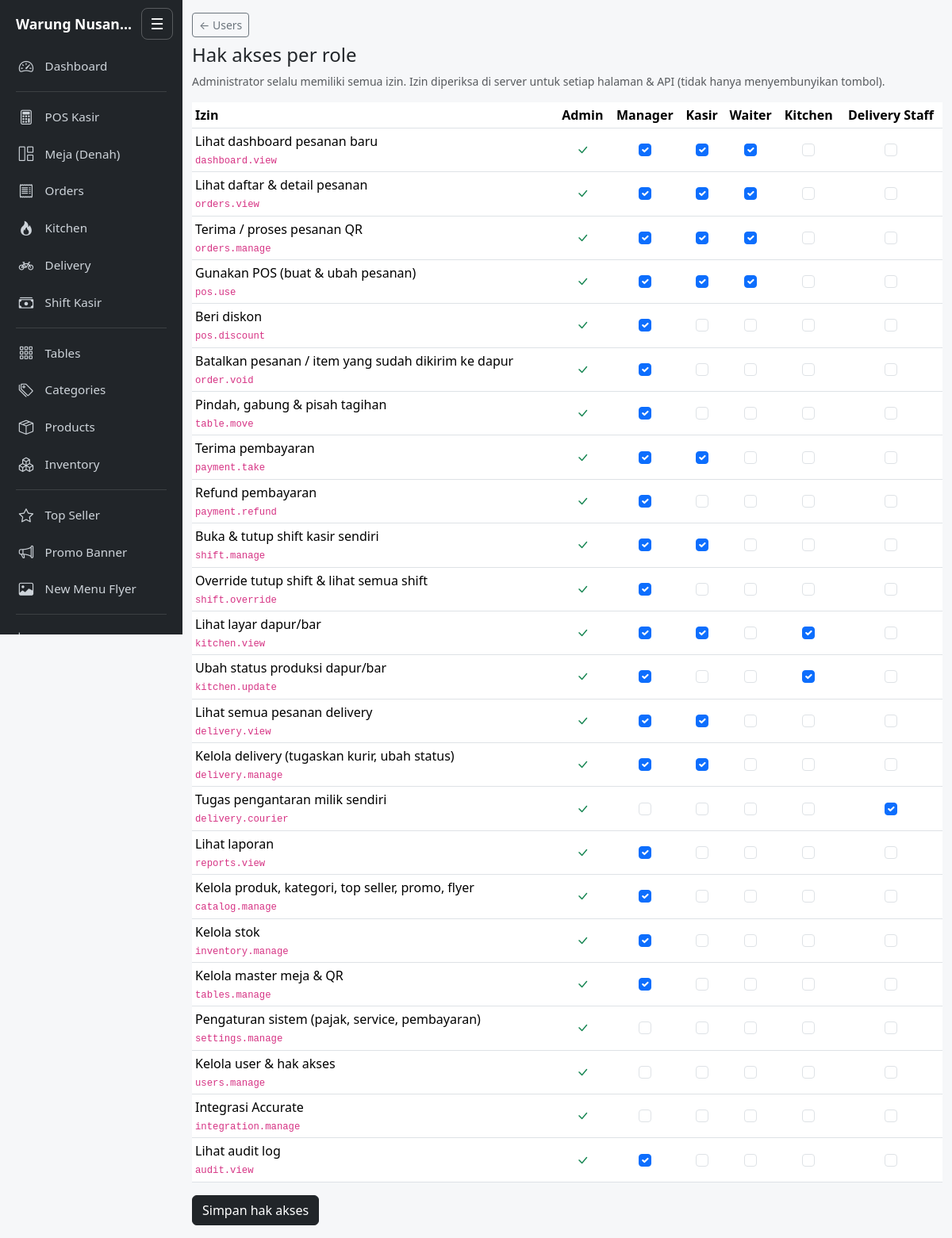
Page /admin/roles.php (signed in) on the committed database.
### tables this page shows
CREATE TABLE IF NOT EXISTS roles (
  id INT UNSIGNED NOT NULL AUTO_INCREMENT PRIMARY KEY,
  code VARCHAR(30) NOT NULL UNIQUE,
  name VARCHAR(50) NOT NULL
);

### includes/functions.php (called while the page is built, shortened)
<?php
function e($value): string
{
    return htmlspecialchars((string) $value, ENT_QUOTES, 'UTF-8');
}

### admin/roles.php (the view, shortened to what this page needs)
<?php
$pdo = db();
$roles = $pdo->query("SELECT id, code, name FROM roles WHERE code <> 'ADMIN' ORDER BY id")->fetchAll();
$have = [];
foreach ($pdo->query('SELECT role_id, permission FROM role_permissions') as $r) {
    $have[(int) $r['role_id']][$r['permission']] = true;
}
include __DIR__ . '/../includes/header.php';
?>
<div class="container-fluid py-3">
  <a href="users.php" class="btn btn-sm btn-outline-secondary mb-2">&larr; Users</a>
  <h1 class="h4">Hak akses per role</h1>
  <p class="small text-muted">Administrator selalu memiliki semua izin. Izin diperiksa di server untuk setiap halaman & API (tidak hanya menyembunyikan tombol).</p>
  <form method="post"><?= csrf_field() ?>
    <div class="table-responsive"><table class="table table-sm table-hover align-middle bg-white perm-table">
      <thead><tr><th>Izin</th><th class="text-center">Admin</th><?php foreach ($roles as $r): ?><th class="text-center"><?= e($r['name']) ?></th><?php endforeach; ?></tr></thead>
      <tbody>
      <?php foreach (PERMISSIONS as $k => $label): ?>
        <tr><td><?= e($label) ?><div class="small text-muted"><code><?= e($k) ?></code></div></td>
          <td class="text-center"><i class="bi bi-check-lg text-success" aria-label="ya"></i></td>
          <?php foreach ($roles as $r): ?><td class="text-center"><input class="form-check-input" type="checkbox" name="p[<?= (int) $r['id'] ?>][<?= e($k) ?>]" value="1" <?= isset($have[(int) $r['id']][$k]) ? 'checked' : '' ?> aria-label="<?= e($r['name'] . ': ' . $label) ?>"></td><?php endforeach; ?></tr>
      <?php endforeach; ?>
      </tbody></table></div>
    <button class="btn btn-dark">Simpan hak akses</button>
  </form>
</div>
<?php include __DIR__ . '/../includes/footer.php'; ?>

### assets/css/style.css (style rules this page uses)
:root { --brand: #212529; --accent: #d9480f; }
body { background: #f6f7f9; }

### rows in the picture
roles: name "Manager", id "☑"
roles: name "Kasir", id "☑"
roles: name "Waiter", id "☑"
roles: name "Kitchen", id "☑"
roles: name "Delivery Staff", id "☑"

### other values in the picture
APP_NAME "Warung Nusan…"
$n[1] "Dashboard"
$n[1] "POS Kasir"
$n[1] "Meja (Denah)"
$n[1] "Orders"
$n[1] "Kitchen"
$n[1] "Delivery"
$n[1] "Shift Kasir"
$n[1] "Tables"
$n[1] "Categories"
$n[1] "Products"
$n[1] "Inventory"
$n[1] "Top Seller"
$n[1] "Promo Banner"
$n[1] "New Menu Flyer"
